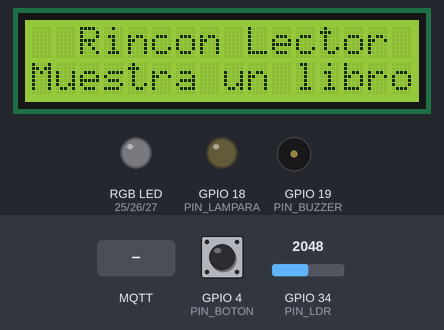
Bench run of a sketch on a simulated ESP32. On the bench: 16×2 character LCD, an RGB LED mixed from three pins (HIGH = lit), output pins drawn as LEDs (lit = HIGH), buzzer (waves = sounding). Inputs (shaded band) come from the test bench; at power-on: GPIO 4 (PIN_BOTON) HIGH, GPIO 34 (PIN_LDR) = 2048. WiFi joins after 1.5 s; servers stay silent unless stated; random numbers use the default seed unless the sketch sets one; no MQTT or app messages arrive unless stated; what the sketch prints to the serial monitor is not drawn.

Above: at 2.8 s.
2.9 s: MQTT message "filosofia" arrives on the first subscribed topic
At 4.1 s:
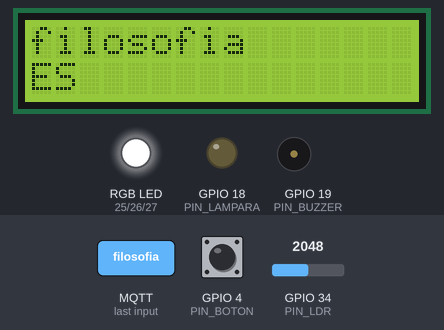
4.4 s: MQTT message "en" arrives on the first subscribed topic
At 5.3 s:
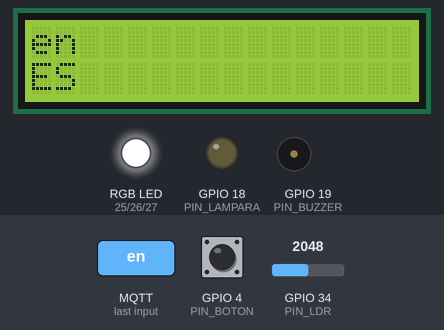
5.9 s: MQTT message "distopia" arrives on the first subscribed topic
At 6.4 s:
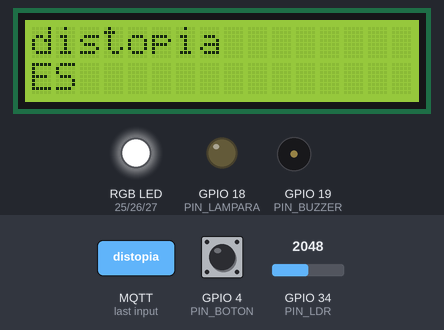
7.4 s: MQTT message "tocar" arrives on the first subscribed topic
At 8.6 s:
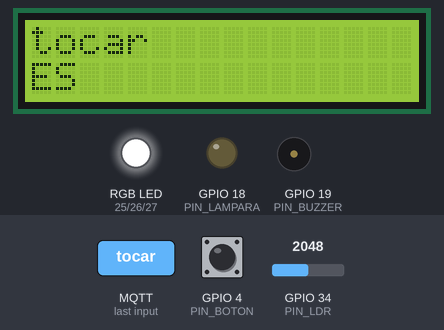
8.9 s: MQTT message "0" arrives on the first subscribed topic
At 9.9 s:
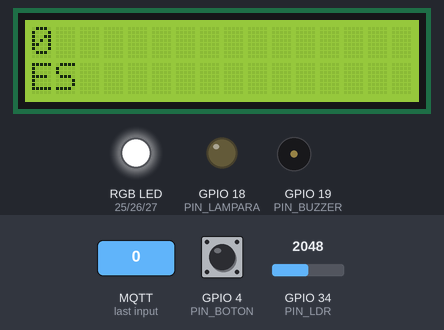
10.4 s: GPIO 4 (PIN_BOTON) pulled LOW for 0.15 s
At 10.41 s:
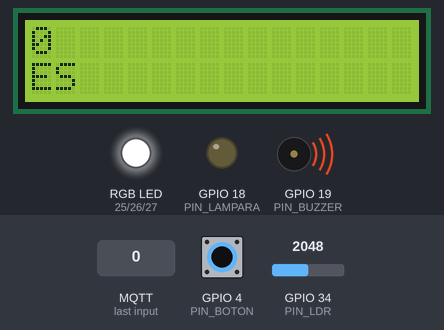
Timing chart, 0 to 13.0 s (numbered marks = the images above; inputs shaded):
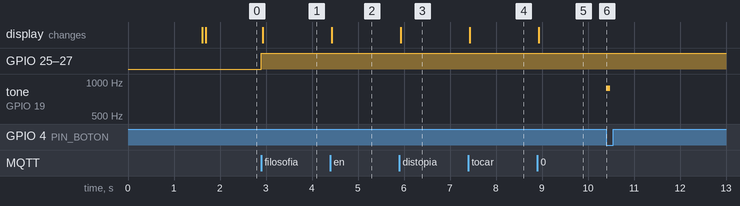

Measured:
- after the input at 2.9 s, GPIO 25 (PIN_LED_R), GPIO 26 (PIN_LED_G), GPIO 27 (PIN_LED_B): LOW → HIGH at once; the display: changes at once (image 1)
- after the input at 4.4 s, the display: changes at once (image 2)
- after the input at 5.9 s, the display: changes at once (image 3)
- after the input at 7.4 s, the display: changes at once (image 4)
- after the input at 8.9 s, the display: changes at once (image 5)
- after the input at 10.4 s, tone on GPIO 19 (PIN_BUZZER): silent → 880 Hz at once, → silent 0.08 s later

The sketch:

sketch.ino
```cpp
/*
  ============================================================
   RINCÓN LECTOR - Tótem físico (ESP32 programado en Arduino)
   Proyecto final - Interfaces Multimodales
  ============================================================
   Se comunica con la app de Streamlit por MQTT (broker.hivemq.com)

   App -> ESP32
     rinconlector_mac/libro    "titulo|genero|idioma"  (ej: "El lobo estepario|filosofia|es")
                               "ninguno"               (apaga LED y vuelve al mensaje de inicio)
     rinconlector_mac/lampara  "0" a "100"             (brillo de la lámpara de lectura)
     rinconlector_mac/fin      "tocar"                 (melodía de libro terminado)

   ESP32 -> App
     rinconlector_mac/boton    "leer"                  (botón "Léemelo" presionado)
     rinconlector_mac/luz      "0" a "100"             (luz ambiente medida por el LDR, cada 2 s)
  ============================================================
*/

#include <WiFi.h>
#include <PubSubClient.h>
#include <Wire.h>
#include <LiquidCrystal_I2C.h>

// ---------- WiFi y MQTT ----------
const char* WIFI_SSID   = "Wokwi-GUEST";
const char* WIFI_PASS   = "";
const char* MQTT_BROKER = "broker.hivemq.com";
const int   MQTT_PORT   = 1883;

const char* TOPIC_LIBRO   = "rinconlector_mac/libro";
const char* TOPIC_LAMPARA = "rinconlector_mac/lampara";
const char* TOPIC_FIN     = "rinconlector_mac/fin";
const char* TOPIC_BOTON   = "rinconlector_mac/boton";
const char* TOPIC_LUZ     = "rinconlector_mac/luz";

// ---------- Pines ----------
const int PIN_LED_R   = 25;   // LED RGB - rojo
const int PIN_LED_G   = 26;   // LED RGB - verde
const int PIN_LED_B   = 27;   // LED RGB - azul
const int PIN_BOTON   = 4;    // Botón "Léemelo"
const int PIN_LDR     = 34;   // Sensor de luz (salida analógica AO)
const int PIN_LAMPARA = 18;   // LED de la lámpara de lectura
const int PIN_BUZZER  = 19;   // Buzzer

// ---------- Objetos ----------
WiFiClient espClient;
PubSubClient mqtt(espClient);
LiquidCrystal_I2C lcd(0x27, 16, 2);

// ---------- Estado ----------
String titulo = "";            // título que se muestra en la LCD
String linea2 = "";            // segunda línea (idioma y género)
int    posScroll = 0;          // posición del desplazamiento del título
unsigned long ultimoScroll = 0;
unsigned long ultimaLuz = 0;
int    estadoBotonAnterior = HIGH;
unsigned long ultimoCambioBoton = 0;
bool   tocarMelodia = false;   // se activa al recibir "tocar"

// ============================================================
//  Utilidades
// ============================================================

// Prende el LED RGB con el color indicado (0-255 por canal)
void colorLED(int r, int g, int b) {
  analogWrite(PIN_LED_R, r);
  analogWrite(PIN_LED_G, g);
  analogWrite(PIN_LED_B, b);
}

// Escribe un texto en una línea de la LCD, rellenando con espacios
void escribirLinea(int fila, String texto) {
  while (texto.length() < 16) texto += " ";
  lcd.setCursor(0, fila);
  lcd.print(texto.substring(0, 16));
}

// Pantalla de bienvenida (sin libro)
void pantallaInicio() {
  titulo = "";
  posScroll = 0;
  escribirLinea(0, "  Rincon Lector");
  escribirLinea(1, "Muestra un libro");
  colorLED(0, 0, 0);
}

// Melodía corta de "¡libro terminado!"
void melodiaFin() {
  int notas[]    = {523, 659, 784, 1047, 784, 1047};
  int duracion[] = {150, 150, 150, 300,  150, 450};
  for (int i = 0; i < 6; i++) {
    tone(PIN_BUZZER, notas[i], duracion[i]);
    delay(duracion[i] + 40);
  }
  noTone(PIN_BUZZER);
}

// Muestra el libro reconocido: título, idioma, género y color
void mostrarLibro(String mensaje) {
  int sep1 = mensaje.indexOf('|');
  int sep2 = mensaje.indexOf('|', sep1 + 1);

  String nuevoTitulo = (sep1 > 0) ? mensaje.substring(0, sep1) : mensaje;
  String genero = (sep1 > 0) ? mensaje.substring(sep1 + 1, (sep2 > 0) ? sep2 : mensaje.length()) : "";
  String idioma = (sep2 > 0) ? mensaje.substring(sep2 + 1) : "es";
  genero.toLowerCase();
  idioma.toLowerCase();

  // Color según el género del libro
  String nombreGenero;
  if (genero == "filosofia") {
    colorLED(150, 0, 255);                       // morado
    nombreGenero = (idioma == "en") ? "Philosophy" : "Filosofia";
  } else if (genero == "distopia") {
    colorLED(255, 0, 0);                         // rojo
    nombreGenero = (idioma == "en") ? "Dystopia" : "Distopia";
  } else {
    colorLED(255, 255, 255);                     // blanco: otro género
    nombreGenero = genero;
  }

  titulo = nuevoTitulo;
  posScroll = 0;
  linea2 = ((idioma == "en") ? "EN " : "ES ") + nombreGenero;

  escribirLinea(0, titulo);
  escribirLinea(1, linea2);
}

// Desplaza el título si no cabe en los 16 caracteres
void actualizarScroll() {
  if (titulo.length() <= 16) return;
  if (millis() - ultimoScroll < 400) return;
  ultimoScroll = millis();

  String texto = titulo + "   ";
  String ventana = "";
  for (int i = 0; i < 16; i++) {
    ventana += texto[(posScroll + i) % texto.length()];
  }
  escribirLinea(0, ventana);
  posScroll = (posScroll + 1) % texto.length();
}

// ============================================================
//  MQTT: mensajes que llegan desde la app
// ============================================================
void alRecibirMensaje(char* topic, byte* payload, unsigned int length) {
  String mensaje = "";
  for (unsigned int i = 0; i < length; i++) mensaje += (char)payload[i];
  mensaje.trim();

  Serial.print("Mensaje en ");
  Serial.print(topic);
  Serial.print(": ");
  Serial.println(mensaje);

  String t = String(topic);

  if (t == TOPIC_LIBRO) {
    if (mensaje == "ninguno" || mensaje.length() == 0) pantallaInicio();
    else mostrarLibro(mensaje);
  }
  else if (t == TOPIC_LAMPARA) {
    int nivel = constrain(mensaje.toInt(), 0, 100);
    analogWrite(PIN_LAMPARA, map(nivel, 0, 100, 0, 255));
    Serial.print("Lampara al ");
    Serial.print(nivel);
    Serial.println("%");
  }
  else if (t == TOPIC_FIN) {
    if (mensaje == "tocar") tocarMelodia = true;   // se toca en el loop
  }
}

// ============================================================
//  Conexiones
// ============================================================
void conectarWiFi() {
  escribirLinea(0, "  Rincon Lector");
  escribirLinea(1, "Conectando WiFi");
  Serial.print("Conectando a WiFi");
  WiFi.begin(WIFI_SSID, WIFI_PASS, 6);
  while (WiFi.status() != WL_CONNECTED) {
    delay(250);
    Serial.print(".");
  }
  Serial.println(" listo!");
}

void conectarMQTT() {
  while (!mqtt.connected()) {
    escribirLinea(1, "Conectando MQTT");
    Serial.print("Conectando a MQTT... ");
    // ID único en cada conexión (esp_random usa el generador por hardware del ESP32).
    // Si dos tótems usan el mismo ID, el broker desconecta a uno y se pierden mensajes.
    String clientId = "rinconlector-esp32-" + String(esp_random(), HEX);
    if (mqtt.connect(clientId.c_str())) {
      Serial.println("conectado!");
      mqtt.subscribe(TOPIC_LIBRO);
      mqtt.subscribe(TOPIC_LAMPARA);
      mqtt.subscribe(TOPIC_FIN);
      pantallaInicio();
    } else {
      Serial.print("fallo, rc=");
      Serial.print(mqtt.state());
      Serial.println(" - reintento en 2 s");
      delay(2000);
    }
  }
}

// ============================================================
//  Setup y loop
// ============================================================
void setup() {
  Serial.begin(115200);

  pinMode(PIN_LED_R, OUTPUT);
  pinMode(PIN_LED_G, OUTPUT);
  pinMode(PIN_LED_B, OUTPUT);
  pinMode(PIN_LAMPARA, OUTPUT);
  pinMode(PIN_BUZZER, OUTPUT);
  pinMode(PIN_BOTON, INPUT_PULLUP);

  colorLED(0, 0, 0);
  analogWrite(PIN_LAMPARA, 0);

  lcd.init();
  lcd.backlight();

  conectarWiFi();
  mqtt.setServer(MQTT_BROKER, MQTT_PORT);
  mqtt.setCallback(alRecibirMensaje);
  conectarMQTT();
}

void loop() {
  if (!mqtt.connected()) conectarMQTT();
  mqtt.loop();

  // --- Botón "Léemelo" (con antirrebote) ---
  int estadoBoton = digitalRead(PIN_BOTON);
  if (estadoBoton != estadoBotonAnterior && millis() - ultimoCambioBoton > 50) {
    ultimoCambioBoton = millis();
    if (estadoBoton == LOW) {
      mqtt.publish(TOPIC_BOTON, "leer");
      Serial.println("Boton presionado -> leer");
      tone(PIN_BUZZER, 880, 80);   // pitido corto de confirmación
    }
    estadoBotonAnterior = estadoBoton;
  }

  // --- Sensor de luz: se envía cada 2 segundos ---
  if (millis() - ultimaLuz > 2000) {
    ultimaLuz = millis();
    int lectura = analogRead(PIN_LDR);               // 0 (mucha luz) a 4095 (oscuro)
    int luz = map(lectura, 0, 4095, 100, 0);         // 100 = mucha luz, 0 = oscuro
    luz = constrain(luz, 0, 100);
    mqtt.publish(TOPIC_LUZ, String(luz).c_str());
  }

  // --- Melodía de libro terminado ---
  if (tocarMelodia) {
    tocarMelodia = false;
    melodiaFin();
  }

  // --- Desplazamiento del título largo ---
  actualizarScroll();
}
```
